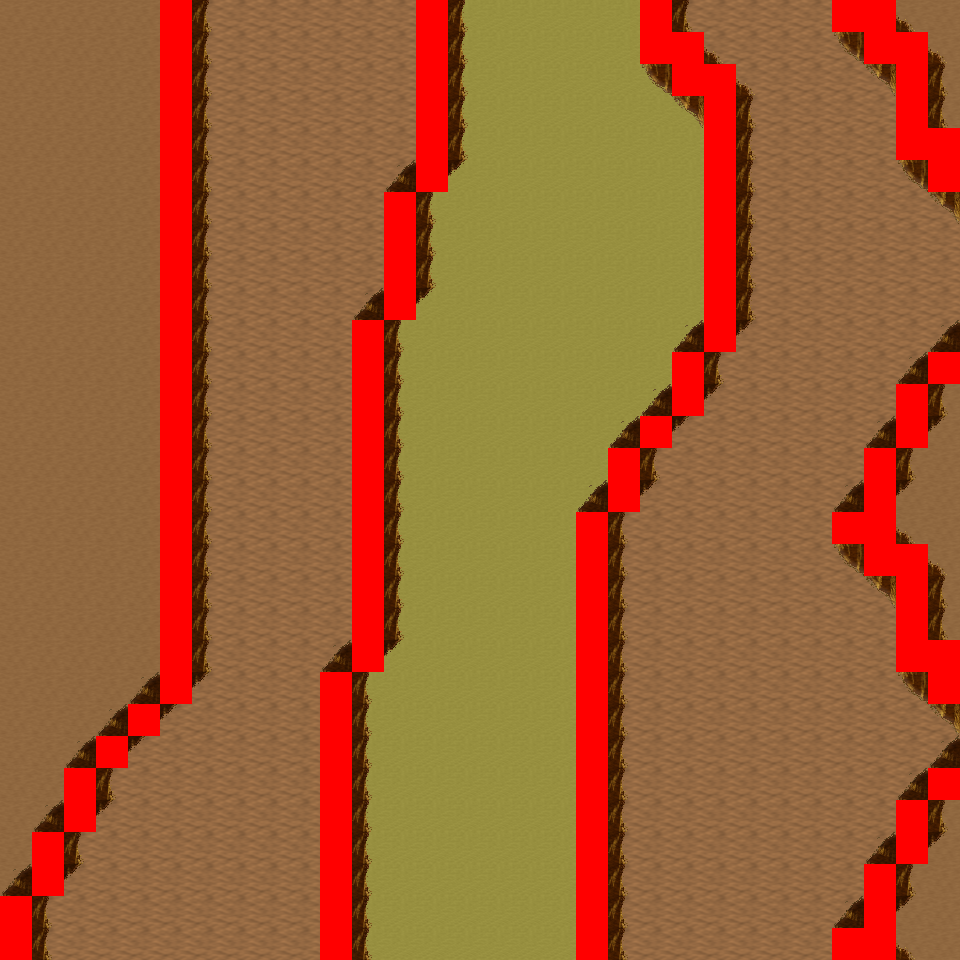

Tiled map render using the project's own tile images. Description and the map definition, with tile-layer contents summarised, below:
An orthogonal 30x30 tile map with 32x32 px tiles, 6 tile layers (Ground, Object, Object2, Above, ...), 8 tilesets and 15 objects (15x mapExit).

<map version="1.0" orientation="orthogonal" renderorder="right-down" width="30" height="30" tilewidth="32" tileheight="32" nextobjectid="16">
  <tileset firstgid="1" name="tileset_logic_collision" tilewidth="32" tileheight="32" tilecount="1" columns="1">
    <image source="../drawable/tileset_logic_collision.png" width="32" height="32" />
  </tileset>
  <tileset firstgid="2" name="tileset_ground_ground" tilewidth="32" tileheight="32" tilecount="33" columns="3">
    <image source="../drawable/tileset_ground_ground.png" width="96" height="352" />
  </tileset>
  <tileset firstgid="35" name="tileset_ground_ridge_earth_pale" tilewidth="32" tileheight="32" tilecount="96" columns="12">
    <image source="../drawable/tileset_ground_ridge_earth_pale.png" width="384" height="256" />
  </tileset>
  <tileset firstgid="131" name="tileset_ground_ridge_earth_dark" tilewidth="32" tileheight="32" tilecount="96" columns="12">
    <image source="../drawable/tileset_ground_ridge_earth_dark.png" width="384" height="256" />
  </tileset>
  <tileset firstgid="227" name="tileset_terrain_desert" tilewidth="32" tileheight="32" tilecount="88" columns="8">
    <image source="../drawable/tileset_terrain_desert.png" width="256" height="352" />
  </tileset>
  <tileset firstgid="315" name="tileset_plant_tree_tree_darkgreen" tilewidth="32" tileheight="32" tilecount="88" columns="8">
    <image source="../drawable/tileset_plant_tree_tree_darkgreen.png" width="256" height="352" />
  </tileset>
  <tileset firstgid="403" name="tileset_ground_sand_2" tilewidth="32" tileheight="32" tilecount="15" columns="5">
    <image source="../drawable/tileset_ground_sand_2.png" width="160" height="96" />
  </tileset>
  <tileset firstgid="418" name="tileset_plant_cactus_2" tilewidth="32" tileheight="32" tilecount="10" columns="5">
    <image source="../drawable/tileset_plant_cactus_2.png" width="160" height="64" />
  </tileset>
  <layer name="Ground" width="30" height="30">
    <data>[900 cells, 900 non-empty, 3 distinct tile ids]</data>
  </layer>
  <layer name="Object" width="30" height="30">
    <data>[900 cells, 259 non-empty, 11 distinct tile ids]</data>
  </layer>
  <layer name="Object2" width="30" height="30">
    <data>[900 cells, 0 non-empty, 0 distinct tile ids]</data>
  </layer>
  <layer name="Above" width="30" height="30">
    <data>[900 cells, 0 non-empty, 0 distinct tile ids]</data>
  </layer>
  <layer name="Above2" width="30" height="30">
    <data>[900 cells, 0 non-empty, 0 distinct tile ids]</data>
  </layer>
  <layer name="Walkable" width="30" height="30">
    <data>[900 cells, 122 non-empty, 1 distinct tile ids]</data>
  </layer>
  <objectgroup name="MapEvents">
    <object id="1" name="north" type="mapExit" x="0" y="0" width="160" height="32">
      <properties>
        <property name="map" value="level_0_x1_y112" />
        <property name="x" value="0" />
        <property name="y" value="28" />
      </properties>
    </object>
    <object id="2" name="north2" type="mapExit" x="192" y="0" width="224" height="32">
      <properties>
        <property name="map" value="level_0_x1_y112" />
        <property name="x" value="6" />
        <property name="y" value="28" />
      </properties>
    </object>
    <object id="3" name="north3" type="mapExit" x="448" y="0" width="192" height="32">
      <properties>
        <property name="map" value="level_0_x1_y112" />
        <property name="x" value="14" />
        <property name="y" value="28" />
      </properties>
    </object>
    <object id="4" name="north4" type="mapExit" x="672" y="0" width="160" height="32">
      <properties>
        <property name="map" value="level_0_x1_y112" />
        <property name="x" value="21" />
        <property name="y" value="28" />
      </properties>
    </object>
    <object id="5" name="north5" type="mapExit" x="896" y="0" width="64" height="32">
      <properties>
        <property name="map" value="level_0_x1_y112" />
        <property name="x" value="28" />
        <property name="y" value="28" />
      </properties>
    </object>
    <object id="6" name="south" type="mapExit" x="32" y="928" width="288" height="32">
      <properties>
        <property name="map" value="level_0_x1_y114" />
        <property name="x" value="1" />
        <property name="y" value="1" />
      </properties>
    </object>
    <object id="7" name="south2" type="mapExit" x="352" y="928" width="224" height="32">
      <properties>
        <property name="map" value="level_0_x1_y114" />
        <property name="x" value="11" />
        <property name="y" value="1" />
      </properties>
    </object>
    <object id="8" name="south3" type="mapExit" x="608" y="928" width="224" height="32">
      <properties>
        <property name="map" value="level_0_x1_y114" />
        <property name="x" value="19" />
        <property name="y" value="1" />
      </properties>
    </object>
    <object id="9" name="south4" type="mapExit" x="896" y="928" width="64" height="32">
      <properties>
        <property name="map" value="level_0_x1_y114" />
        <property name="x" value="28" />
        <property name="y" value="1" />
      </properties>
    </object>
    <object id="10" name="west" type="mapExit" x="0" y="0" width="32" height="896">
      <properties>
        <property name="map" value="level_0_x0_y113" />
        <property name="x" value="28" />
        <property name="y" value="0" />
      </properties>
    </object>
    <object id="11" name="east" type="mapExit" x="928" y="0" width="32" height="128">
      <properties>
        <property name="map" value="level_0_x2_y113" />
        <property name="x" value="1" />
        <property name="y" value="0" />
      </properties>
    </object>
    <object id="12" name="east2" type="mapExit" x="928" y="192" width="32" height="160">
      <properties>
        <property name="map" value="level_0_x2_y113" />
        <property name="x" value="1" />
        <property name="y" value="6" />
      </properties>
    </object>
    <object id="13" name="east3" type="mapExit" x="928" y="384" width="32" height="256">
      <properties>
        <property name="map" value="level_0_x2_y113" />
        <property name="x" value="1" />
        <property name="y" value="12" />
      </properties>
    </object>
    <object id="14" name="east4" type="mapExit" x="928" y="704" width="32" height="64">
      <properties>
        <property name="map" value="level_0_x2_y113" />
        <property name="x" value="1" />
        <property name="y" value="22" />
      </properties>
    </object>
    <object id="15" name="east5" type="mapExit" x="928" y="800" width="32" height="160">
      <properties>
        <property name="map" value="level_0_x2_y113" />
        <property name="x" value="1" />
        <property name="y" value="25" />
      </properties>
    </object>
  </objectgroup>
</map>
